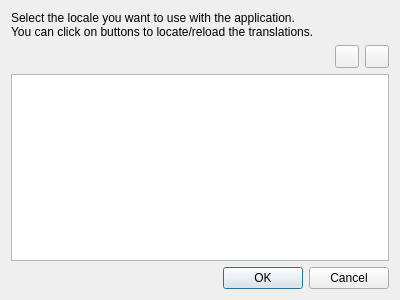
<?xml version="1.0" encoding="UTF-8"?>
<ui version="4.0">
 <class>pTranslationDialog</class>
 <widget class="QDialog" name="pTranslationDialog">
  <property name="geometry">
   <rect>
    <x>0</x>
    <y>0</y>
    <width>400</width>
    <height>300</height>
   </rect>
  </property>
  <property name="windowTitle">
   <string>Choose a translation locale</string>
  </property>
  <property name="windowIcon">
   <iconset>
    <normaloff>:/icons/translation.png</normaloff>:/icons/translation.png</iconset>
  </property>
  <layout class="QGridLayout" name="gridLayout">
   <item row="0" column="0" colspan="3">
    <widget class="QLabel" name="lInformations">
     <property name="text">
      <string>Select the locale you want to use with the application.
You can click on buttons to locate/reload the translations.</string>
     </property>
     <property name="wordWrap">
      <bool>true</bool>
     </property>
    </widget>
   </item>
   <item row="1" column="0">
    <spacer name="horizontalSpacer">
     <property name="orientation">
      <enum>Qt::Horizontal</enum>
     </property>
     <property name="sizeHint" stdset="0">
      <size>
       <width>325</width>
       <height>20</height>
      </size>
     </property>
    </spacer>
   </item>
   <item row="1" column="1">
    <widget class="QToolButton" name="tbLocate">
     <property name="toolTip">
      <string>Click here to change the application translations paths</string>
     </property>
     <property name="icon">
      <iconset>
       <normaloff>:/icons/folder.png</normaloff>:/icons/folder.png</iconset>
     </property>
    </widget>
   </item>
   <item row="1" column="2">
    <widget class="QToolButton" name="tbReload">
     <property name="toolTip">
      <string>Click here to reload the translations</string>
     </property>
     <property name="icon">
      <iconset>
       <normaloff>:/icons/update.png</normaloff>:/icons/update.png</iconset>
     </property>
    </widget>
   </item>
   <item row="2" column="0" colspan="3">
    <widget class="QTreeWidget" name="twLocales">
     <property name="uniformRowHeights">
      <bool>true</bool>
     </property>
     <property name="allColumnsShowFocus">
      <bool>true</bool>
     </property>
     <property name="headerHidden">
      <bool>true</bool>
     </property>
     <column>
      <property name="text">
       <string/>
      </property>
     </column>
    </widget>
   </item>
   <item row="3" column="0" colspan="3">
    <widget class="QDialogButtonBox" name="dbbButtons">
     <property name="standardButtons">
      <set>QDialogButtonBox::Cancel|QDialogButtonBox::Ok</set>
     </property>
    </widget>
   </item>
  </layout>
 </widget>
 <resources>
  <include location="resources/fresh.qrc"/>
 </resources>
 <connections>
  <connection>
   <sender>dbbButtons</sender>
   <signal>accepted()</signal>
   <receiver>pTranslationDialog</receiver>
   <slot>accept()</slot>
   <hints>
    <hint type="sourcelabel">
     <x>195</x>
     <y>272</y>
    </hint>
    <hint type="destinationlabel">
     <x>221</x>
     <y>309</y>
    </hint>
   </hints>
  </connection>
  <connection>
   <sender>dbbButtons</sender>
   <signal>rejected()</signal>
   <receiver>pTranslationDialog</receiver>
   <slot>reject()</slot>
   <hints>
    <hint type="sourcelabel">
     <x>133</x>
     <y>282</y>
    </hint>
    <hint type="destinationlabel">
     <x>149</x>
     <y>326</y>
    </hint>
   </hints>
  </connection>
 </connections>
</ui>
